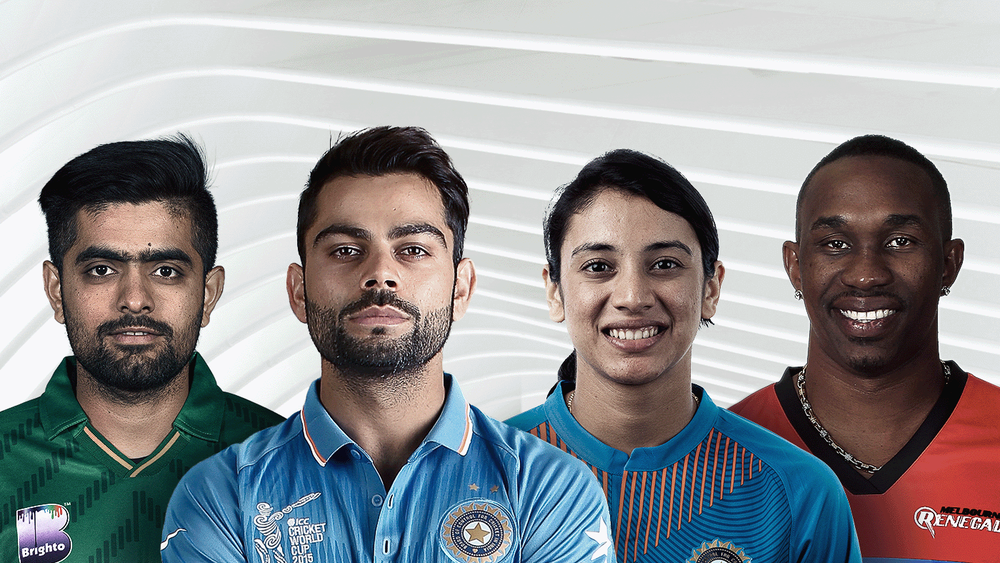
#> input picture FD_Python/player.png, 1000 x 563 px, shrunk from 1400 x 788 before the run
$ python face_eye_detect.py
#> lines starting #> are read from the running program, lines starting #| are printed output that depends on the picture; after the words box and inside, x2 and y2 are one past the last pixel; in counts of white or black regions, pixels touching at a corner belong together
import  cv2


face_cascade = cv2.CascadeClassifier('haarcascade_frontalface_default.xml')
eye_cascade = cv2.CascadeClassifier('haarcascade_eye_tree_eyeglasses.xml')

img = cv2.imread('player.png')
#> img is the input picture: shape (563, 1000, 3); mean B, G, R 150.3, 147.4, 145.4
gray = cv2.cvtColor(img, cv2.COLOR_BGR2GRAY)
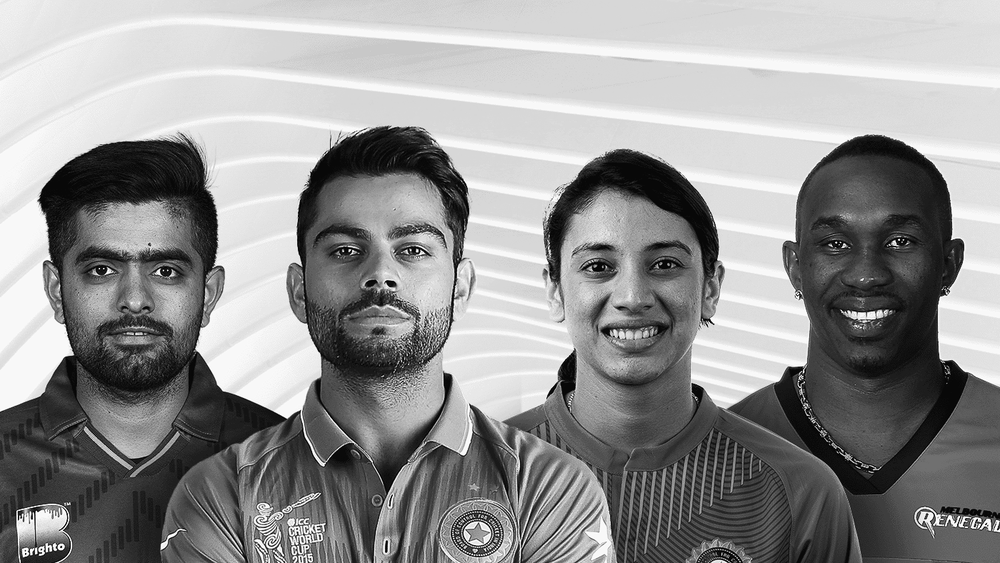
#> gray: shape (563, 1000); min 0, max 255, mean 147.1
faces = face_cascade.detectMultiScale(gray, 1.3,5)
#> faces = [[788, 181, 158, 158], [286, 174, 189, 189], [38, 195, 189, 189], [537, 193, 186, 186]]

for (x, y, w, h) in faces:
    cv2.rectangle(img,(x,y),(x+w,y+h),(0,0,255),2)
    roi_gray = gray[y:y + h, x:x+w]
    roi_color = img[y:y + h, x:x+w]
    eyes = eye_cascade.detectMultiScale(roi_gray,1.3,5)
    for (ex, ey, ew, eh) in eyes:
        cv2.rectangle(roi_color, (ex, ey), (ex + ew, ey + eh), (0, 255, 255), 2)
#> this loop made 4 passes
#> (x, y, w, h, eyes) on passes 2 to 4: (286, 174, 189, 189, [[108, 59, 40, 40], [35, 55, 45, 45]]), (38, 195, 189, 189, [[43, 57, 38, 38], [107, 57, 44, 44]]), (537, 193, 186, 186, [[41, 55, 39, 39], [107, 53, 41, 41]])
#> pass 1, `roi_gray = gray[y:y + h, x:x+w]`:
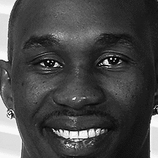
#> roi_gray: shape (158, 158); min 0, max 255, mean 71.2
#> pass 1, `roi_color = img[y:y + h, x:x+w]`:
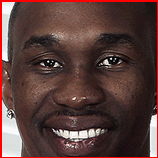
#> roi_color: shape (158, 158, 3); mean B, G, R 58.1, 61.7, 89.7
#> pass 2, `roi_color = img[y:y + h, x:x+w]`:
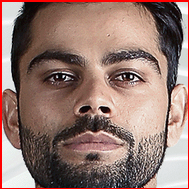
#> roi_color: shape (189, 189, 3); mean B, G, R 111.2, 119.1, 147.8
#> after the loop:
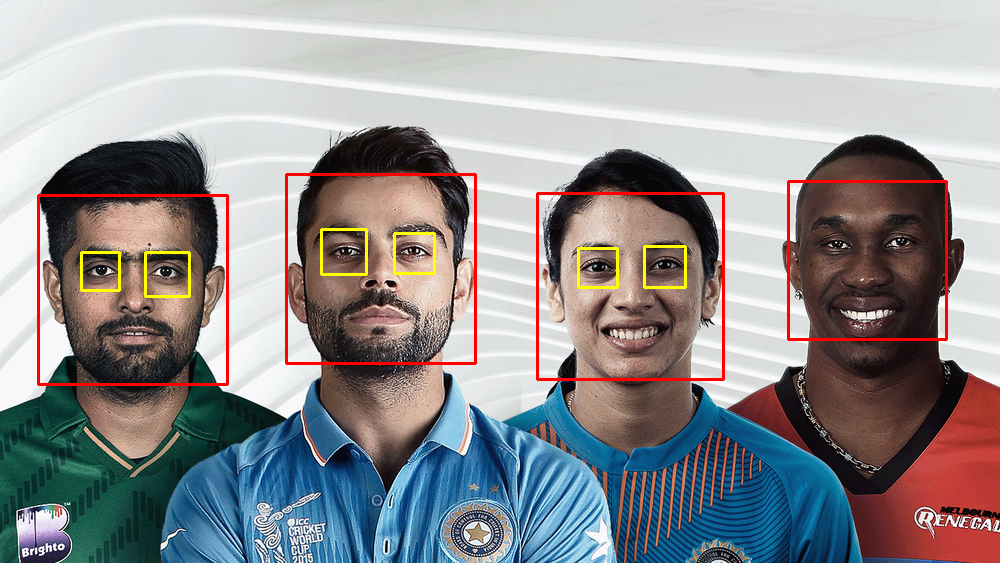
#> img: shape (563, 1000, 3); 2.06% of pixels changed, all inside (x1, y1, x2, y2) = (37, 173, 948, 386)
#> after the loop:
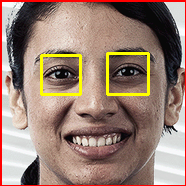
#> roi_color: shape (186, 186, 3); mean B, G, R 114.9, 128.3, 154
#> after the loop:
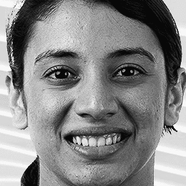
#> roi_gray: shape (186, 186); min 0, max 255, mean 134.1
cv2.imshow('Eyes Detection', img)
if cv2.waitKey(0) & 0xFF == ord('q'):
#> (key q is pressed here)
    cv2.destroyAllWindows()

$ run again, with FD_Python/deepika.jpg saved as FD_Python/player.png
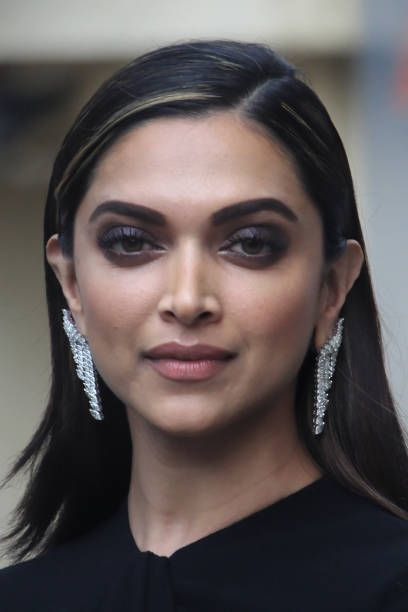
#> input picture FD_Python/deepika.jpg, 408 x 612 px
#> img is the input picture: shape (612, 408, 3); mean B, G, R 85.3, 85.7, 93.7
#> faces = [[44, 127, 295, 295]]
#> the loop `for (x, y, w, h) in faces:` made 1 pass
#> (x, y, w, h, eyes) on pass 1: (44, 127, 295, 295, [[52, 85, 62, 62], [171, 82, 69, 69]])
#> after the loop `for (x, y, w, h) in faces:`:
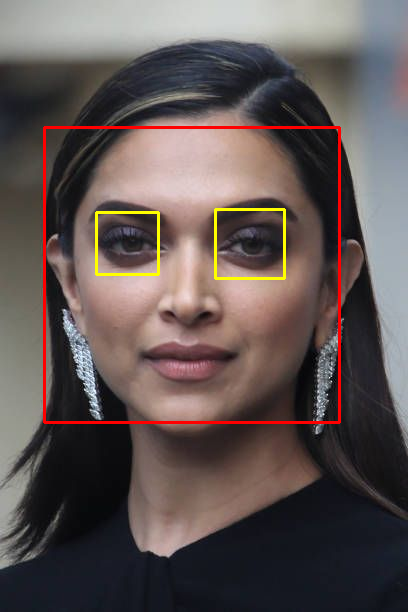
#> img: shape (612, 408, 3); 2.04% of pixels changed, all inside (x1, y1, x2, y2) = (43, 126, 341, 424)
#> after the loop `for (x, y, w, h) in faces:`:
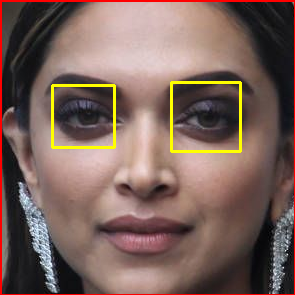
#> roi_color: shape (295, 295, 3); mean B, G, R 91.1, 99.1, 123.5

$ run again, with FD_Python/kidimage.jpg saved as FD_Python/player.png
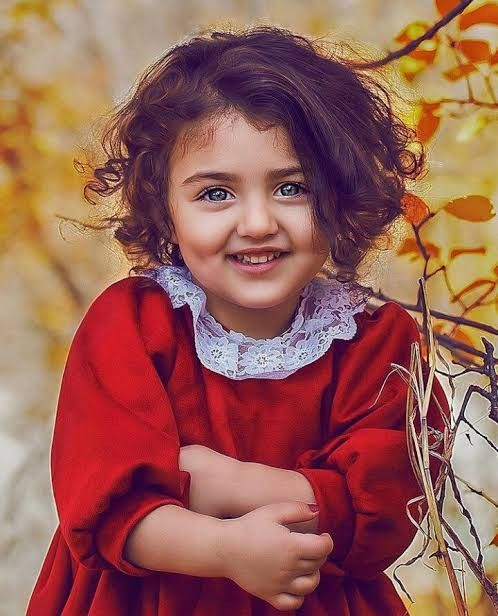
#> input picture FD_Python/kidimage.jpg, 498 x 616 px
#> img is the input picture: shape (616, 498, 3); mean B, G, R 85.9, 95.5, 152.3
#> `gray = cv2.cvtColor(img, cv2.COLOR_BGR2GRAY)`:
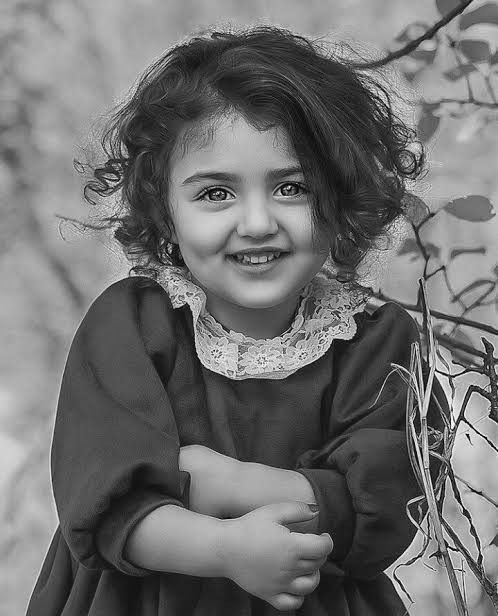
#> gray: shape (616, 498); min 0, max 254, mean 111.4
#> faces = [[152, 116, 195, 195]]
#> the loop `for (x, y, w, h) in faces:` made 1 pass
#> (x, y, w, h, eyes) on pass 1: (152, 116, 195, 195, [[42, 57, 46, 46]])
#> after the loop `for (x, y, w, h) in faces:`:
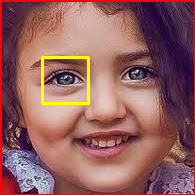
#> roi_color: shape (195, 195, 3); mean B, G, R 95.8, 96.9, 147.6
